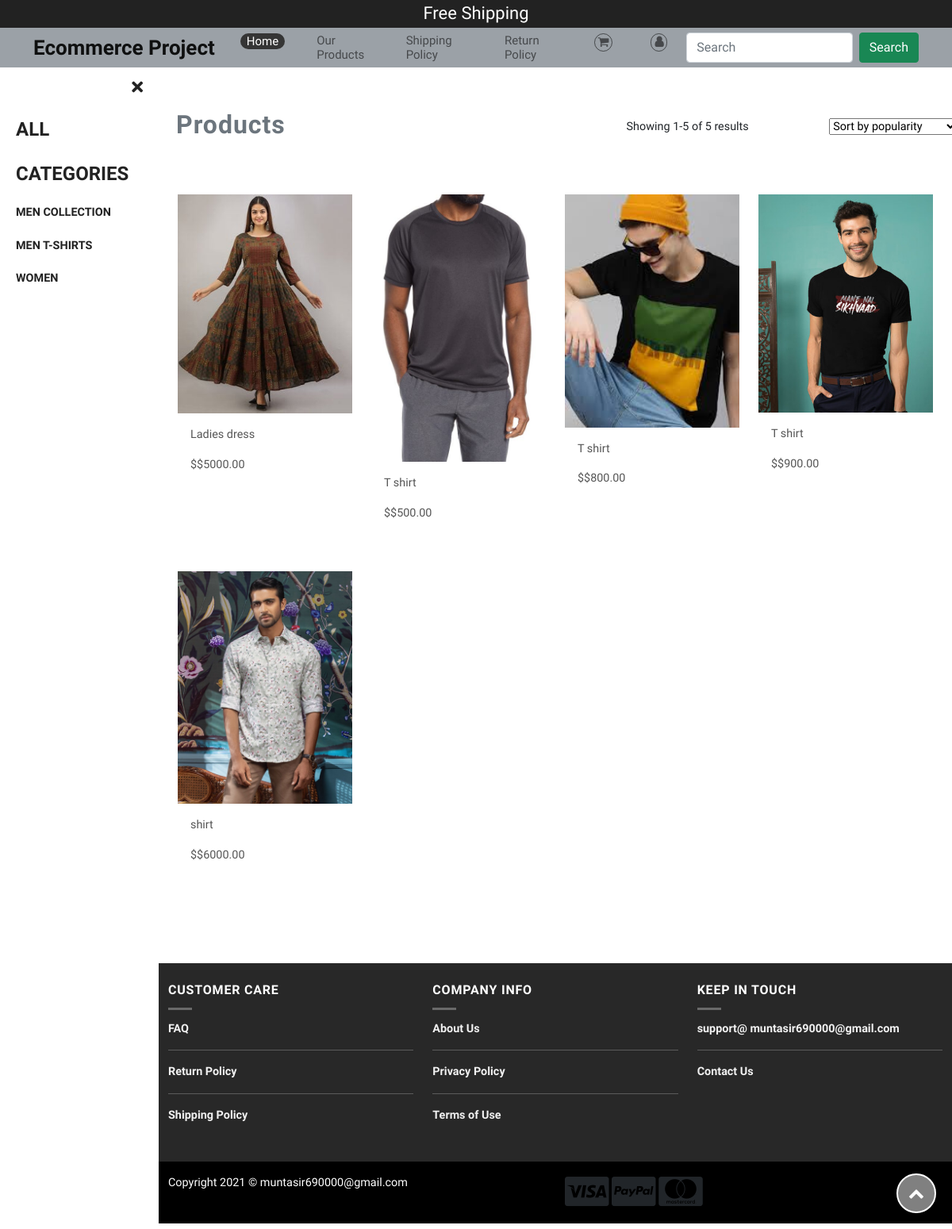
Page /all_product/ on the earlier database version.
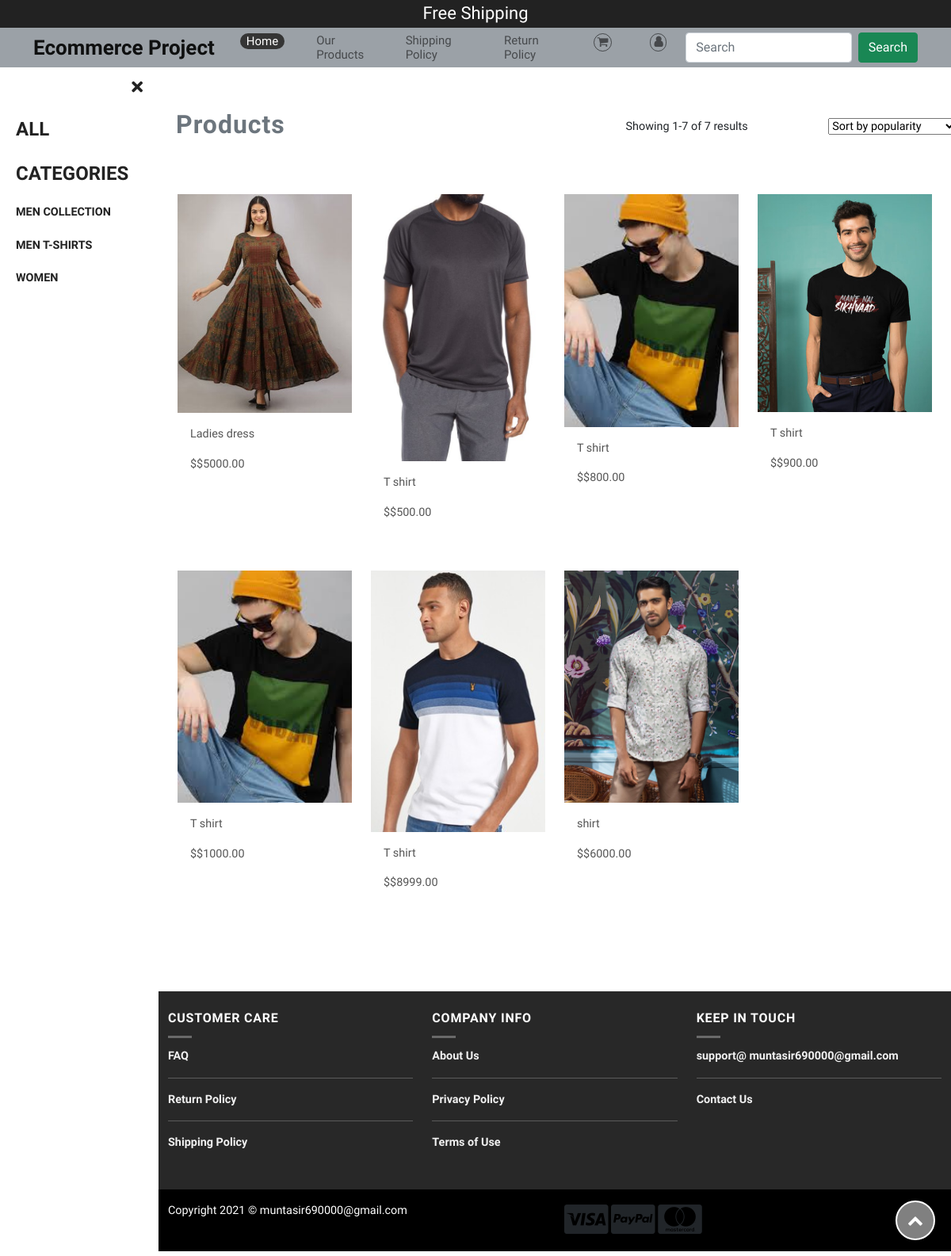
Same page on the later database version.
### eshop/models.py (models this page shows, shortened)
class Category(models.Model):
    name = models.CharField(max_length=200, db_index=True)
    slug = models.SlugField(max_length=200,unique=True)
    class Meta:
        ordering = ('name',)
        verbose_name = 'category'
        verbose_name_plural = 'categories'
    def get_absolute_url(self):
        return reverse("eshop:product_list_by_category", args=[self.slug])

class Product(models.Model):
    category = models.ForeignKey(Category,related_name='products',on_delete=models.CASCADE)
    seller = models.ForeignKey(Seller,related_name='products', on_delete=models.CASCADE)
    name = models.CharField(max_length=200, db_index=True)
    slug = models.SlugField(max_length=200, db_index=True)
    image = models.ImageField(upload_to='media/%m/',blank=True)
    description = models.TextField(blank=True)
    price = models.DecimalField(max_digits=10, decimal_places=2)
    available = models.BooleanField(default=True)
    created = models.DateTimeField(auto_now_add=True)
    updated = models.DateTimeField(auto_now=True)
    weight = models.IntegerField(blank=True)
    class Meta:
        ordering = ('name',)
        index_together = (('id','slug'),)
    def get_absolute_url(self):
        return reverse("eshop:product_detail", args=[self.id, self.slug])

### eshop/views.py (the view)
# urls.py: path('all_product/',views.all_product, name='all_product'),
def all_product(request, category_slug=None):
    category = None
    categories = Category.objects.all()
    products = Product.objects.filter(available=True)
    paginator=Paginator(products,12)
    page=request.GET.get('page')
    paged_products=paginator.get_page(page)
    if category_slug:
        category = get_object_or_404(Category, slug=category_slug)
        products = products.filter(category=category)
        paginator=Paginator(products,12)
        page=request.GET.get('page')
        paged_products=paginator.get_page(page)
    return render(request,'our_products.html',
                                {'category':category,
                                'categories':categories,
                                'products':paged_products})

### cart/cart.py (called while the page is built)
    def __len__(self):
        return sum(item['quantity'] for item in self.cart.values())

### cart/context_processors.py (called while the page is built)
def cart(request):
    return {'cart': Cart(request)}

### eshop/templates/our_products.html (shortened to what the changed rows need)
{% load static %}
<!DOCTYPE html>
<html lang="en">
<head>
    <link href="https://use.fontawesome.com/releases/v5.0.6/css/all.css" rel="stylesheet" />
    <link rel="stylesheet" href="https://stackpath.bootstrapcdn.com/font-awesome/4.7.0/css/font-awesome.min.css" />
    <link href="https://cdn.jsdelivr.net/npm/bootstrap@5.0.0-beta2/dist/css/bootstrap.min.css" rel="stylesheet" />
    <link rel="stylesheet" href="{% static 'assets/css/style.css' %}" />
</head>
<body>
    <div class="page-wrapper chiller-theme toggled">
        <nav id="sidebar" class="sidebar-wrapper">
            <div class="sidebar-content">
                <div id="sidebar-wrapper">
                    <ul class="sidebar-nav">
                        {% for c in categories %}
                        <li class="sidebar-brand" {% if category.slug == c.slug %}class="selected" {% endif %}>
                            <a href="{{ c.get_absolute_url }}">{{ c.name }}</a>
                        </li>
                        {% endfor %}
                    </ul>
                </div>
            </div>
        </nav>
        <main class="page-content">
            <div class="container">
                <div class="row mt-5 allproducts">
                    <div class="col-lg-4 col-md-4 col-sm-4 mt-3 text-center">
                        <p id="showproduct">Showing {{ products.start_index }}-{{ products.end_index }} of {{ products.paginator.count }} results</p>
                    </div>
                </div>
                <section id="portfolio" class="portfolio mt-5 mb-3">
                    <div class="container">
                        <div class="row portfolio-container" data-aos="fade-up" data-aos-delay="200">
                            {% for product in products %}
                            <div class="col-lg-3 col-md-4 col-sm-4 portfolio-item filter-app">
                                <div class="portfolio-wrap" onclick="window.location = ('{{ product.get_absolute_url }}')">
                                    <img width="400" height="400" src="{% if product.image %}{{ product.image.url }}{% else %}{% static ' img/no_image.png ' %}{% endif %}" class="img-fluid" alt="" />
                                </div>
                                <div class="card-body">
                                    <a href="{{ product.get_absolute_url }}" style="text-decoration: none; color: #555">
                                        <p class="card-text">
                                            {{ product.name }}
                                        </p>
                                        <p>
                                            <span>$${{ product.price }}</span>
                                        </p>
                                    </a>
                                </div>
                            </div>
                            {% endfor %}
                        </div>
                    </div>
                </section>
            </div>
        </main>
    </div>
</body>
</html>

Differences in the rows shown:
added Product: image (picture), name "T shirt", price "1000.00"
added Product: image (picture), name "T shirt", price "8999.00"
Other differences:
{{ products.end_index }}: "5" → "7"
{{ products.paginator.count }}: "5" → "7"
